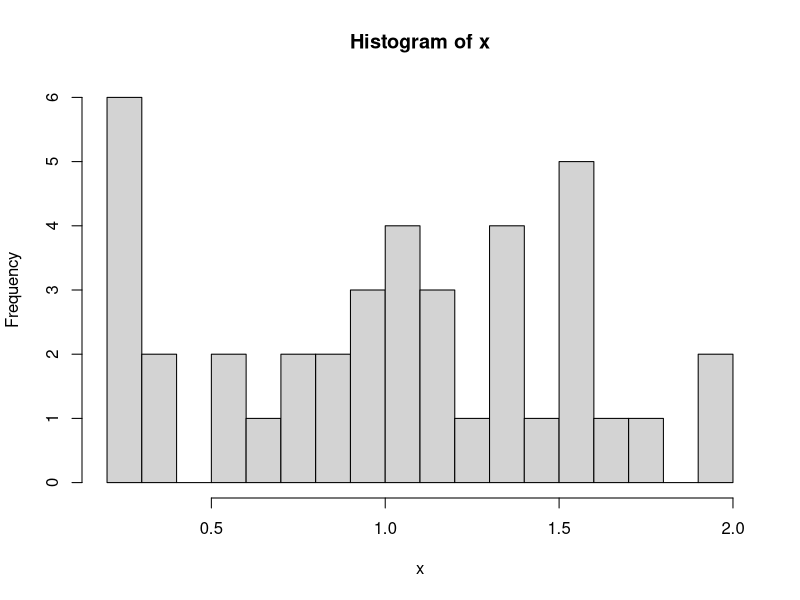
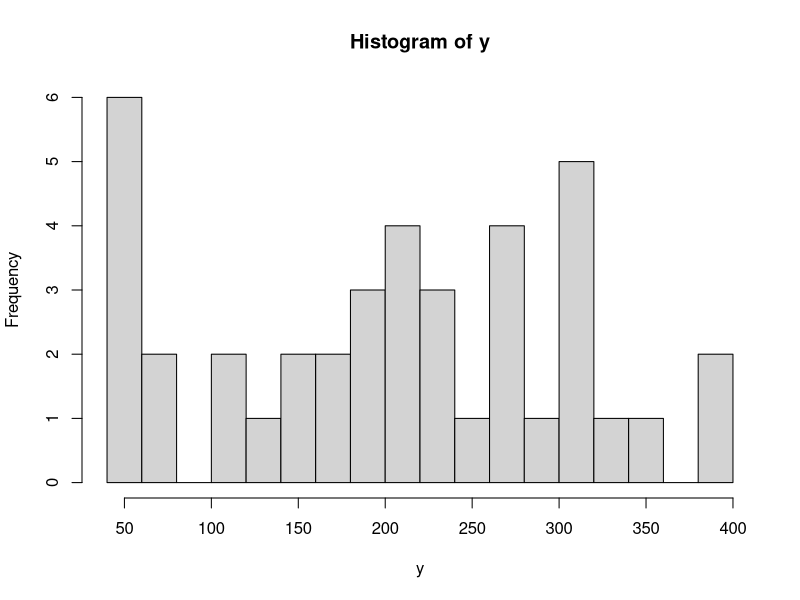

Reproduce these figures in R, in order.
# The weights of a diamond and other precious stones are usually measured in carats.  One carat is traditionally equal to 200 milligrams.  A random sample of the weights(in carats) of conflict-free loose diamonds is as follows:
# 0.23	0.27	0.30	0.25	0.27	0.26	0.40	0.40
# 0.51	0.58	0.61	0.80	0.90	1.02	0.92	1.01
# 0.76	0.90	1.14	1.11	1.38	1.52	0.96	1.16
# 1.52	1.05	1.51	1.36	0.91	1.22	1.54	1.35
# 1.76	2.00	1.01	1.69	1.51	2.00	1.45	1.38
# a.) constuct a frequency distrtibution and a histogram for the data
# b.) multiply each ovservation in the table by 200, to convert the weights into milligrams.  Construct a frequency distribution and a histogram for the new transformed data.
# c.) compare the two histograms.  Are the shapes simlilar? Describe any differences.

x<-c(0.23,0.27,0.30,0.25,0.27,0.26,0.40,0.40,0.51,0.58,0.61,0.80,0.90,1.02,0.92,1.01,0.76,0.90,1.14,1.11,1.38,1.52,0.96,1.16,1.52,1.05,1.51,1.36,0.91,1.22,1.54,1.35,1.76,2.00,1.01,1.69,1.51,2.00,1.45,1.38)
range(x)
bin1<-seq(min(x),max(x),by=.25)
x.cut<- cut(x, bin1, right=FALSE)
x.freq<-table(x.cut)
data.frame(x.freq)
hist(x,breaks = 15)


y<-200*x
range(y)
bin2<-seq(min(y),max(y),by=50)
y.cut<- cut(y, bin2, right=FALSE)
y.freq<-table(y.cut)
data.frame(y.freq)
hist(y,breaks = 15)
